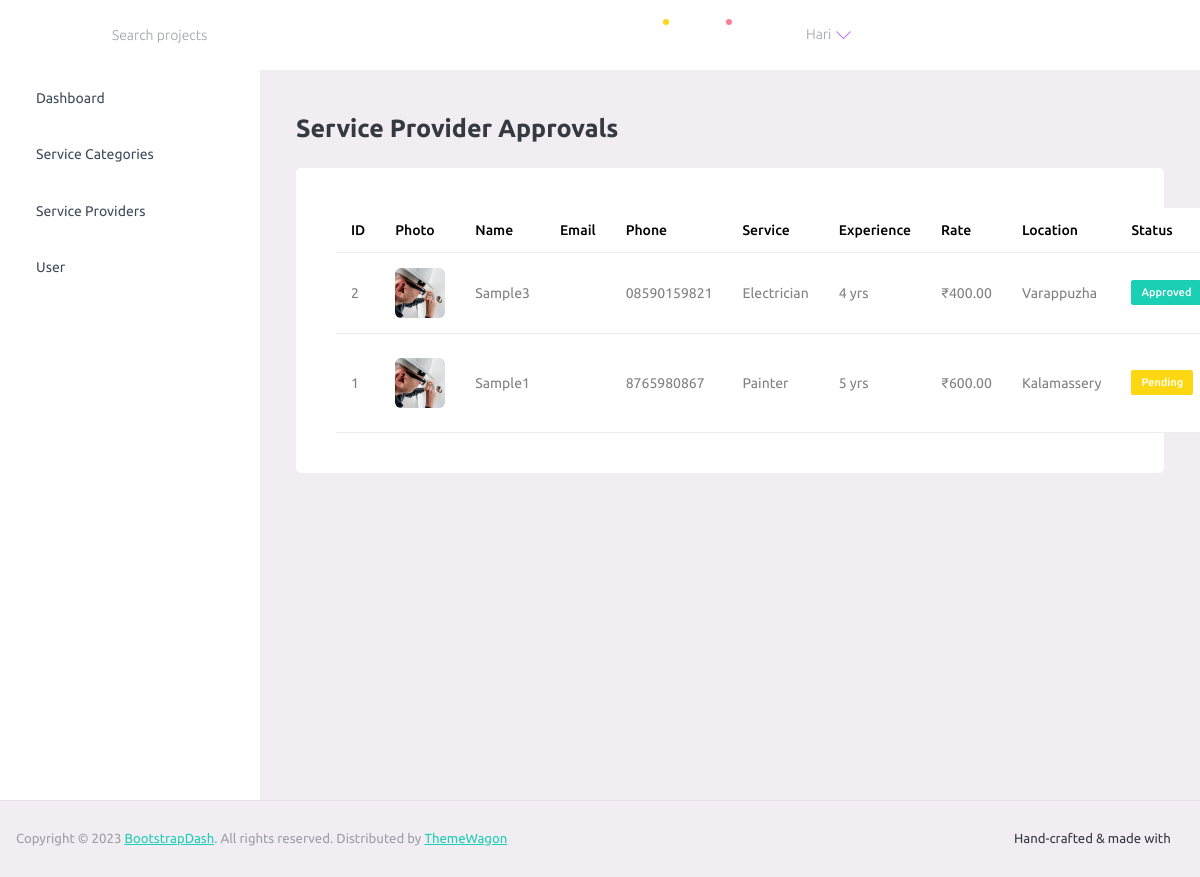
Page /FixPointAdmin/display_service_providers_page/ (signed in) on the earlier database version.
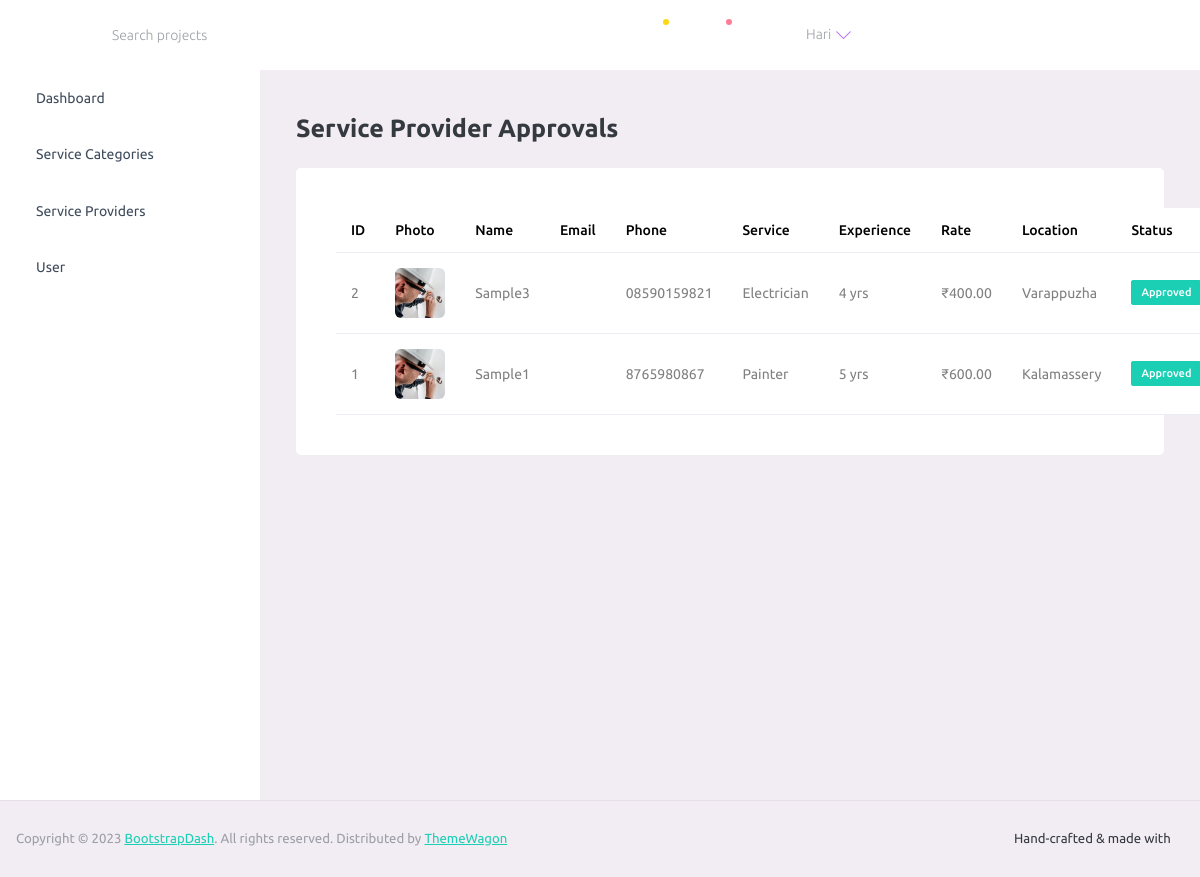
Same page on the later database version.
### UserApp/models.py (models this page shows, shortened)
class ServiceProviderProfileDb(models.Model):
    APPROVAL_STATUS = (
        ('PENDING', 'Pending Approval'),
        ('APPROVED', 'Approved'),
        ('REJECTED', 'Rejected'),
    )
    user = models.OneToOneField(UserDb, on_delete=models.CASCADE)
    full_name = models.CharField(max_length=150)
    phone_number = models.CharField(max_length=15, null=True, blank=True)
    service_type = models.CharField(max_length=100)
    experience = models.PositiveIntegerField(default=0)
    hourly_rate = models.DecimalField(
        max_digits=8,
        decimal_places=2
    )
    location = models.CharField(max_length=150)
    latitude = models.DecimalField(
        max_digits=9,
        decimal_places=6,
        null=True,
        blank=True
    )
    longitude = models.DecimalField(
        max_digits=9,
        decimal_places=6,
        null=True,
        blank=True
    )
    is_available = models.BooleanField(default=True)
    approval_status = models.CharField(
        max_length=10,
        choices=APPROVAL_STATUS,
        default='PENDING'
    )
    profile_photo = models.ImageField(
        upload_to="provider_photos/",
        null=True,
        blank=True
    )
    rejection_reason = models.TextField(blank=True, null=True)
    created_at = models.DateTimeField(auto_now_add=True)

### AdminApp/views.py (the view)
# urls.py: path('display_service_providers_page/', views.display_service_providers_page, name='display_service_providers_page'),
def display_service_providers_page(request):
    if not request.user.is_authenticated:
        return redirect(admin_login)
    if not request.user.is_superuser:
        return HttpResponseForbidden("Not allowed")
    providers = ServiceProviderProfileDb.objects.select_related('user')\
        .all().order_by('-created_at')
    return render(request, 'display_service_providers.html', {
        'providers': providers
    })

### AdminApp/templates/display_service_providers.html (shortened to what this page needs)
{% extends 'base.html' %}
{% block content %}
<div class="content-wrapper">
    <div class="row">
        <div class="col-12">
            <h3 class="mb-4 font-weight-bold">Service Provider Approvals</h3>
        </div>
    </div>
    <div class="card">
        <div class="card-body">
            <table class="table table-hover">
                <thead>
                    <tr>
                        <th>ID</th>
                        <th>Photo</th>
                        <th>Name</th>
                        <th>Email</th>
                        <th>Phone</th>
                        <th>Service</th>
                        <th>Experience</th>
                        <th>Rate</th>
                        <th>Location</th>
                        <th>Status</th>
                    </tr>
                </thead>
                <tbody>
                    {% for provider in providers %}
                    <tr>
                        <td>{{ provider.id }}</td>
                        <td>
                            {% if provider.profile_photo %}
                            <img src="{{ provider.profile_photo.url }}"
                                style="width:50px;height:50px;object-fit:cover;border-radius:6px;">
                            {% else %}
                            <span class="text-muted">No Photo</span>
                            {% endif %}
                        </td>
                        <td>{{ provider.full_name }}</td>
                        <td>{{ provider.user.email }}</td>
                        <td>{{ provider.phone_number }}</td>
                        <td>{{ provider.service_type }}</td>
                        <td>{{ provider.experience }} yrs</td>
                        <td>₹{{ provider.hourly_rate }}</td>
                        <td>{{ provider.location }}</td>
                        <td>
                            {% if provider.approval_status == "APPROVED" %}
                            <span class="badge badge-success">Approved</span>
                            {% elif provider.approval_status == "REJECTED" %}
                            <span class="badge badge-danger">Rejected</span>
                            {% else %}
                            <span class="badge badge-warning">Pending</span>
                            {% endif %}
                        </td>
                    </tr>
                    {% empty %}
                    <tr>
                        <td colspan="11" class="text-center text-muted">
                            No service providers found
                        </td>
                    </tr>
                    {% endfor %}
                </tbody>
            </table>
        </div>
    </div>
</div>
{% endblock %}

Differences in the rows shown:
changed ServiceProviderProfileDb "Sample1": approval_status "Pending" → "Approved"
